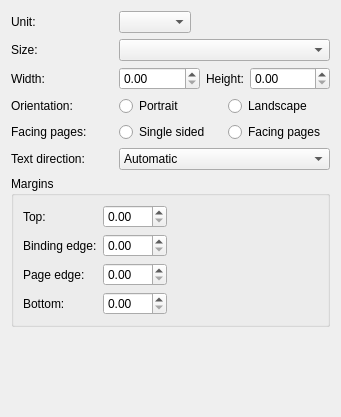
<ui version="4.0" >
 <class>KoPageLayoutWidget</class>
 <widget class="QWidget" name="KoPageLayoutWidget" >
  <property name="geometry" >
   <rect>
    <x>0</x>
    <y>0</y>
    <width>341</width>
    <height>417</height>
   </rect>
  </property>
  <layout class="QGridLayout" name="gridLayout" >
   <item row="0" column="0" >
    <widget class="QLabel" name="unitsLabel" >
     <property name="text" >
      <string>Unit:</string>
     </property>
     <property name="buddy" >
      <cstring>units</cstring>
     </property>
    </widget>
   </item>
   <item row="0" column="1" colspan="2" >
    <layout class="QHBoxLayout" >
     <property name="spacing" >
      <number>6</number>
     </property>
     <property name="margin" >
      <number>0</number>
     </property>
     <item>
      <widget class="QComboBox" name="units" />
     </item>
     <item>
      <spacer>
       <property name="orientation" >
        <enum>Qt::Horizontal</enum>
       </property>
       <property name="sizeHint" stdset="0" >
        <size>
         <width>10</width>
         <height>0</height>
        </size>
       </property>
      </spacer>
     </item>
    </layout>
   </item>
   <item row="1" column="0" >
    <widget class="QLabel" name="label_2" >
     <property name="text" >
      <string>Size:</string>
     </property>
     <property name="buddy" >
      <cstring>sizes</cstring>
     </property>
    </widget>
   </item>
   <item row="1" column="1" colspan="2" >
    <widget class="QComboBox" name="sizes" />
   </item>
   <item row="2" column="0" >
    <widget class="QLabel" name="label_3" >
     <property name="text" >
      <string>Width:</string>
     </property>
     <property name="buddy" >
      <cstring>width</cstring>
     </property>
    </widget>
   </item>
   <item row="2" column="1" colspan="2" >
    <layout class="QHBoxLayout" >
     <property name="spacing" >
      <number>6</number>
     </property>
     <property name="margin" >
      <number>0</number>
     </property>
     <item>
      <widget class="KoUnitDoubleSpinBox" name="width" />
     </item>
     <item>
      <widget class="QLabel" name="label_4" >
       <property name="sizePolicy" >
        <sizepolicy vsizetype="Preferred" hsizetype="Fixed" >
         <horstretch>0</horstretch>
         <verstretch>0</verstretch>
        </sizepolicy>
       </property>
       <property name="text" >
        <string>Height:</string>
       </property>
       <property name="buddy" >
        <cstring>height</cstring>
       </property>
      </widget>
     </item>
     <item>
      <widget class="KoUnitDoubleSpinBox" name="height" />
     </item>
    </layout>
   </item>
   <item row="3" column="0" >
    <widget class="QLabel" name="label_5" >
     <property name="text" >
      <string>Orientation:</string>
     </property>
    </widget>
   </item>
   <item row="3" column="1" >
    <widget class="QRadioButton" name="portrait" >
     <property name="text" >
      <string>Portrait</string>
     </property>
    </widget>
   </item>
   <item row="3" column="2" >
    <widget class="QRadioButton" name="landscape" >
     <property name="text" >
      <string>Landscape</string>
     </property>
    </widget>
   </item>
   <item row="4" column="0" >
    <widget class="QLabel" name="facingPageLabel" >
     <property name="text" >
      <string>Facing pages:</string>
     </property>
    </widget>
   </item>
   <item row="4" column="1" >
    <widget class="QRadioButton" name="singleSided" >
     <property name="text" >
      <string>Single sided</string>
     </property>
    </widget>
   </item>
   <item row="4" column="2" >
    <widget class="QRadioButton" name="facingPages" >
     <property name="text" >
      <string>Facing pages</string>
     </property>
    </widget>
   </item>
   <item row="5" column="0" >
    <widget class="QLabel" name="directionLabel" >
     <property name="text" >
      <string>Text direction:</string>
     </property>
    </widget>
   </item>
   <item row="5" column="1" colspan="2" >
    <widget class="QComboBox" name="textDirection" >
     <item>
      <property name="text" >
       <string>Automatic</string>
      </property>
     </item>
     <item>
      <property name="text" >
       <string>Left to right</string>
      </property>
     </item>
     <item>
      <property name="text" >
       <string>Right to left</string>
      </property>
     </item>
    </widget>
   </item>
   <item row="6" column="0" colspan="3" >
    <widget class="QGroupBox" name="margins" >
     <property name="title" >
      <string>Margins</string>
     </property>
     <layout class="QGridLayout" >
      <property name="margin" >
       <number>9</number>
      </property>
      <property name="spacing" >
       <number>6</number>
      </property>
      <item rowspan="4" row="0" column="2" >
       <spacer>
        <property name="orientation" >
         <enum>Qt::Horizontal</enum>
        </property>
        <property name="sizeType" >
         <enum>QSizePolicy::MinimumExpanding</enum>
        </property>
        <property name="sizeHint" stdset="0" >
         <size>
          <width>10</width>
          <height>10</height>
         </size>
        </property>
       </spacer>
      </item>
      <item row="2" column="0" >
       <widget class="QLabel" name="rightLabel" >
        <property name="text" >
         <string>Page edge:</string>
        </property>
        <property name="buddy" >
         <cstring>pageEdgeMargin</cstring>
        </property>
       </widget>
      </item>
      <item row="1" column="0" >
       <widget class="QLabel" name="leftLabel" >
        <property name="text" >
         <string>Binding edge:</string>
        </property>
        <property name="buddy" >
         <cstring>bindingEdgeMargin</cstring>
        </property>
       </widget>
      </item>
      <item row="3" column="0" >
       <widget class="QLabel" name="label_12" >
        <property name="text" >
         <string>Bottom:</string>
        </property>
        <property name="buddy" >
         <cstring>bottomMargin</cstring>
        </property>
       </widget>
      </item>
      <item row="2" column="1" >
       <widget class="KoUnitDoubleSpinBox" name="pageEdgeMargin" >
        <property name="maximum" >
         <double>999.990000000000009</double>
        </property>
       </widget>
      </item>
      <item row="0" column="0" >
       <widget class="QLabel" name="label_9" >
        <property name="text" >
         <string>Top:</string>
        </property>
        <property name="buddy" >
         <cstring>topMargin</cstring>
        </property>
       </widget>
      </item>
      <item row="1" column="1" >
       <widget class="KoUnitDoubleSpinBox" name="bindingEdgeMargin" >
        <property name="maximum" >
         <double>999.990000000000009</double>
        </property>
       </widget>
      </item>
      <item row="0" column="1" >
       <widget class="KoUnitDoubleSpinBox" name="topMargin" >
        <property name="maximum" >
         <double>999.990000000000009</double>
        </property>
       </widget>
      </item>
      <item row="3" column="1" >
       <widget class="KoUnitDoubleSpinBox" name="bottomMargin" >
        <property name="maximum" >
         <double>999.990000000000009</double>
        </property>
       </widget>
      </item>
     </layout>
    </widget>
   </item>
   <item row="7" column="0" colspan="3" >
    <spacer name="verticalSpacer" >
     <property name="orientation" >
      <enum>Qt::Vertical</enum>
     </property>
     <property name="sizeHint" stdset="0" >
      <size>
       <width>318</width>
       <height>10</height>
      </size>
     </property>
    </spacer>
   </item>
  </layout>
 </widget>
 <customwidgets>
  <customwidget>
   <class>KoUnitDoubleSpinBox</class>
   <extends>QDoubleSpinBox</extends>
   <header>KoUnitDoubleSpinBox.h</header>
  </customwidget>
 </customwidgets>
 <tabstops>
  <tabstop>units</tabstop>
  <tabstop>sizes</tabstop>
  <tabstop>width</tabstop>
  <tabstop>height</tabstop>
  <tabstop>portrait</tabstop>
  <tabstop>landscape</tabstop>
  <tabstop>singleSided</tabstop>
  <tabstop>facingPages</tabstop>
  <tabstop>textDirection</tabstop>
  <tabstop>topMargin</tabstop>
  <tabstop>bindingEdgeMargin</tabstop>
  <tabstop>pageEdgeMargin</tabstop>
  <tabstop>bottomMargin</tabstop>
 </tabstops>
 <resources/>
 <connections/>
</ui>
